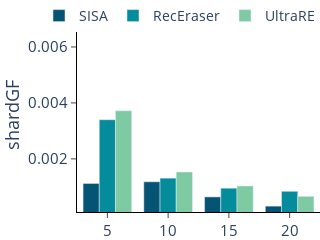

Notebook cell for this chart:
### Code cell
shard = ['5',"10","15",'20']
# fig = sp.make_subplots(rows=1, cols=1,horizontal_spacing=0.1)
sisa_acc = [0.00112 ,0.00118 ,0.00064 ,0.00031 ]
rec_acc =[0.00340 ,0.00131 ,0.00095 ,0.00084 ]
ul_acc =[0.00372 ,0.00153 ,0.00103 ,0.00066 ]
fig = go.Figure()
color_dict = ['#065473', '#048c9c', '#7dcaa3', '#81c784']

fig.add_trace(
    go.Bar(
        x=shard,
        y=sisa_acc,
        # mode="lines",
        marker=dict(color=color_dict[0]),
        showlegend=show,
        name='SISA'
    ))
fig.add_trace(
    go.Bar(
        x=shard,
        y=rec_acc,
        # mode="lines",
        marker=dict(color=color_dict[1]),
        showlegend=show,
        name='RecEraser'
    ))
fig.add_trace(
    go.Bar(
        x=shard,
        y=ul_acc,
        # mode="lines",
        marker=dict(color=color_dict[2]),
        showlegend=show,
        name='UltraRE'
    ))

fig.update_layout(
    plot_bgcolor='white',
    legend=dict(x=-0.1, y=1.1, traceorder='normal', orientation='h',font=dict(size=14)),
    width=290,
    height=210,
    font=dict(size=15),
    margin=dict(l=0, r=0, t=0, b=0),
)

fig.update_yaxes(title='shardGF',
                 nticks=4,
                 range=(0.0001,0.0070),
                 showline=True,
                 ticks="outside",
                 tickson="boundaries",
                 ticklen=5,
                 # zeroline=True,
                 linecolor="black")
fig.update_xaxes(showline=True,
                 ticks="outside",
                 tickson="labels",
                 ticklen=5,
                 # zeroline=True,
                 linecolor="black")
fig.show()
fig.write_image('shard_shard.pdf', format='pdf')

### Figure 1 — Plotly figure (JSON) as saved in the notebook; plotly's stock layout.template omitted (floating-point values rounded to 4 significant figures)
{"data": [{"marker": {"color": "#065473"}, "name": "SISA", "showlegend": true, "x": ["5", "10", "15", "20"], "y": [0.00112, 0.00118, 0.00064, 0.00031], "type": "bar"}, {"marker": {"color": "#048c9c"}, "name": "RecEraser", "showlegend": true, "x": ["5", "10", "15", "20"], "y": [0.0034, 0.00131, 0.00095, 0.00084], "type": "bar"}, {"marker": {"color": "#7dcaa3"}, "name": "UltraRE", "showlegend": true, "x": ["5", "10", "15", "20"], "y": [0.00372, 0.00153, 0.00103, 0.00066], "type": "bar"}], "layout": {"legend": {"font": {"size": 14}, "x": -0.1, "y": 1.1, "traceorder": "normal", "orientation": "h"}, "font": {"size": 15}, "margin": {"l": 0, "r": 0, "t": 0, "b": 0}, "plot_bgcolor": "white", "width": 290, "height": 210, "yaxis": {"title": {"text": "shardGF"}, "nticks": 4, "range": [0.0001, 0.007], "showline": true, "ticks": "outside", "tickson": "boundaries", "ticklen": 5, "linecolor": "black"}, "xaxis": {"showline": true, "ticks": "outside", "tickson": "labels", "ticklen": 5, "linecolor": "black"}}}
